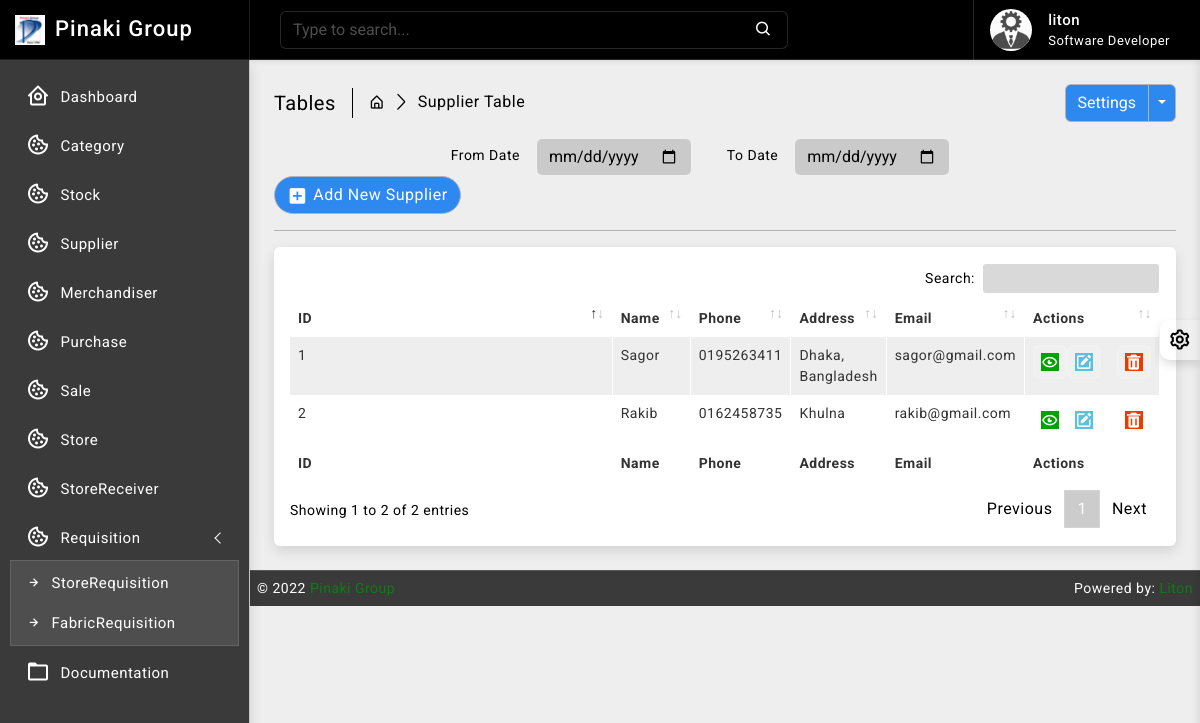
/supplier/ (signed in), run on the app's committed database.
### supplier/models.py (models this page shows, shortened)
class Supplier(models.Model):
    id = models.AutoField(primary_key=True)
    name = models.CharField(max_length=150)
    phone = models.CharField(max_length=12, unique=True)
    address = models.CharField(max_length=200)
    email = models.EmailField(max_length=254, unique=True)
    is_deleted = models.BooleanField(default=False)

### supplier/views.py (the view)
# urls.py: path('', views.SupplierListView.as_view(), name='supplier_read'),
class SupplierListView(ListView):
    model = Supplier
    template_name = 'supplier/read.html'
    context_object_name = 'suppliers'
    paginate_by = 10

### templates/supplier/read.html (shortened to what this page needs)
{% extends 'base/base.html' %}
{% block body %}
{% load static %}
		<div class="page-wrapper">
			<div class="page-content">
				<div class="page-breadcrumb d-none d-sm-flex align-items-center mb-3">
					<div class="breadcrumb-title pe-3">Tables</div>
					<div class="ps-3">
						<nav aria-label="breadcrumb">
							<ol class="breadcrumb mb-0 p-0">
								<li class="breadcrumb-item"><a href="#"><i class="bx bx-home-alt"></i></a>
								</li>
								<li class="breadcrumb-item active" aria-current="page">Supplier Table</li>
							</ol>
						</nav>
					</div>
					<div class="ms-auto">
						<div class="btn-group">
							<button type="button" class="btn btn-light">Settings</button>
							<button type="button" class="btn btn-light dropdown-toggle dropdown-toggle-split" data-bs-toggle="dropdown">	<span class="visually-hidden">Toggle Dropdown</span>
							</button>
						</div>
					</div>
				</div>
				<div class="col-md-9">
					<form class="float-md-end" method="POST">
						<div class="row row-cols-md-auto g-lg-3">
							<label for="fromdate" class="col-md-2 col-form-label text-md-end">From Date</label>
							<div class="col-md-4">
								<input type="date" name= "fromdate" class="form-control" id="fromdate">
							</div>
							<label for="todate" class="col-md-2 col-form-label text-md-end">To Date</label>
							<div class="col-md-4">
								<input type="date" name= "todate" class="form-control" id="todate">
							</div>
						</div>
					</form>
				</div>
                <div class="ms-auto"><a href="/supplier/new/" class="btn btn-light radius-30 mt-2 mt-lg-0"><i class="bx bxs-plus-square"></i>Add New Supplier</a></div>
				<hr/>
				<div class="card">
					<div class="card-body">
						<div class="table-responsive">
							<table id="example2" class="table table-striped table-bordered">
								<thead>
									<tr>
										<th>ID</th>
										<th>Name</th>
                                        <th>Phone</th>
                                        <th>Address</th>
                                        <th>Email</th>
										<th>Actions</th>
									</tr>
								</thead>
								<tbody>
									{% for data in suppliers %}
									<tr>
									   <td>{{ data.id }}</td>
									   <td>{{ data.name }}</td>
                                       <td>{{ data.phone }}</td>
                                       <td>{{ data.address }}</td>
                                       <td>{{ data.email }}</td>
									   <td class="center">
										<div class="d-flex order-actions">
											<a class="" href="#">
												<i class="fadeIn animated bx bx-show-alt"></i>
											</a>
											<a class="" href="{% url 'supplier_update' data.id %}">
												<i class='bx bxs-edit'></i>
											</a>
											<a class="ms-3" href="{% url 'supplier_delete' data.id %}" onclick="return confirm('Are you sure?');">
												<i class='bx bxs-trash'></i>
											</a>
										</div>
									   </td>
									</tr>
								 {% endfor %}
								</tbody>
								<tfoot>
									<tr>
										<th>ID</th>
										<th>Name</th>
                                        <th>Phone</th>
                                        <th>Address</th>
                                        <th>Email</th>
										<th>Actions</th>
									</tr>
								</tfoot>
							</table>
						</div>
					</div>
				</div>
			</div>
		</div>
{% endblock body %}

### templates/base/navbar.html (shortened to what this page needs)
{% load static %}
		<header>
			<div class="topbar d-flex align-items-center">
				<nav class="navbar navbar-expand">
					<div class="search-bar flex-grow-1">
						<div class="position-relative search-bar-box">
							<input type="text" class="form-control search-control" placeholder="Type to search..."> <span class="position-absolute top-50 search-show translate-middle-y"><i class='bx bx-search'></i></span>
						</div>
					</div>
					<div class="user-box dropdown">
						<a class="d-flex align-items-center nav-link dropdown-toggle dropdown-toggle-nocaret" href="#" role="button" data-bs-toggle="dropdown" aria-expanded="false">
							<img src="{% static 'images/avatars/avatar-2.png' %}" class="user-img" alt="user avatar">
							<div class="user-info ps-3">
								<p class="user-name mb-0">{{request.user}}</p>
								<p class="designattion mb-0">Software Developer</p>
							</div>
						</a>
					</div>
				</nav>
			</div>
		</header>

### static/css/app.css (style rules this page uses)
body { font-size: 14px; letter-spacing: .5px; font-family: Roboto, sans-serif; overflow-x: hidden }
a { text-decoration: none }
.topbar { position: fixed; top: 0; left: 250px; right: 0; height: 60px; background: #000000; border-bottom: 1px solid rgb(255 255 255 / 15%); z-index: 10; box-shadow: 0 .125rem .25rem rgba(0, 0, 0, .075)!important }
.topbar .navbar { width: 100%; height: 60px; padding-left: 30px; padding-right: 30px }
.page-wrapper { height: 100%; margin-top: 60px; margin-bottom: 0px; margin-left: 250px }
.page-content { padding: 1.5rem 1.5rem 0 1.5rem }
.breadcrumb-title { font-size: 20px; border-right: 1.5px solid #000000; }
.page-breadcrumb .breadcrumb li.breadcrumb-item { font-size: 16px }
.page-breadcrumb .breadcrumb-item+.breadcrumb-item::before { display: inline-block; padding-right: .5rem; color: #000000; font-family: LineIcons; content: "\ea5c" }
.order-actions a { font-size: 18px; width: 34px; height: 34px; display: flex; align-items: center; justify-content: center; background: rgb(255 255 255 / 15%); border: 1px solid rgb(255 255 255 / 15%); text-align: center; border-radius: 20%; color: #ffffff }
.radius-30 { border-radius: 30px }
.btn i { vertical-align: middle; font-size: 1.3rem; margin-top: -1em; margin-bottom: -1em; margin-right: 5px }
input::placeholder { color: #fff!important; opacity: .3!important }
.search-bar-box { width: 75% }
.search-control { background-color: rgb(0 0 0 / 15%); border: 1px solid rgb(255 255 255 / 15%); padding-right: 2.5rem }
.search-show { font-size: 18px; right: 15px; color: #ffffff; }
.dropdown-toggle-nocaret:after { display: none }
.user-img { width: 42px; height: 42px; border-radius: 50%; border: 0 solid #ffffff; padding: 0; background: #ffffff; margin-left:1rem }
.user-info .user-name { font-size: 15px; font-weight: 500; color: #ffffff }
.user-info .designattion { font-size: 13px; color: #ffffff; }
.user-box { display: flex; align-items: center; height: 60px; border-left: 1px solid rgb(255 255 255 / 15%); margin-left: 1rem }
.bg-theme { background-size: 100% 100%; background-attachment: fixed; background-position: center; background-repeat: no-repeat; transition: background .2s; }
body.bg-theme2 { background-image: url(../images/bg-themes/2.png); }

### data on the page
Supplier: id "1", name "Sagor", phone "0195263411", address "Dhaka, Bangladesh", email "sagor@gmail.com"
Supplier: id "2", name "Rakib", phone "0162458735", address "Khulna", email "rakib@gmail.com"

### other printed values
{{ request.user }} "liton"
